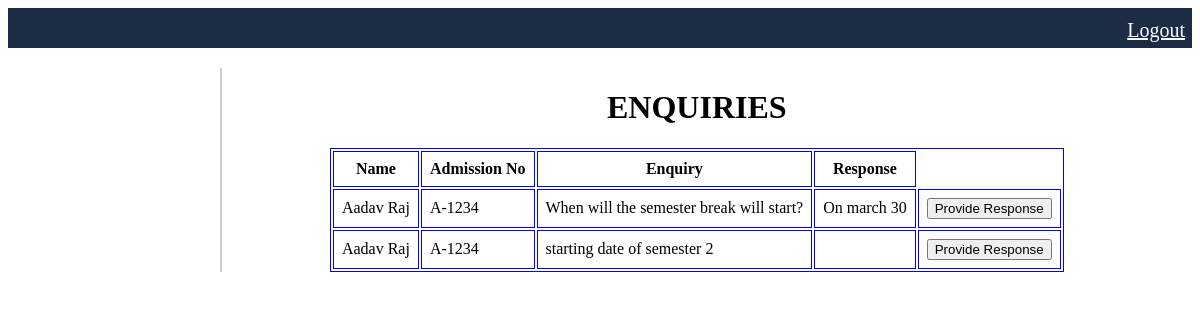
/HOD/departments/MATH.php (signed in), run on the app's committed database.
### tables this page shows
CREATE TABLE `tbl_math` (
  `id` int(10) NOT NULL,
  `name` varchar(50) NOT NULL,
  `adm_no` varchar(10) NOT NULL,
  `enquiry` varchar(100) NOT NULL,
  `answer` varchar(100) NOT NULL
);

### HOD/departments/MATH.php (the view, shortened to what this page needs)
<html>
<head>
</head>
<body>
    <nav>
    <a href="/miniproject/logout.php">Logout</a>
</nav>
<div class="container">
 <div class="profile-container">
</div>
<div class="table-container">
<?php
include "config.php";
$sql="SELECT * FROM tbl_math";
$result=mysqli_query($conn,$sql);
if(mysqli_num_rows($result)>0)
{
    echo "<h1>ENQUIRIES</h1>";
    echo "<table align='center' cellspacing='2' cellpadding='8' height='55%' border='1' bordercolor='blue'";
    echo "<tr>
    <th>Name</th>
    <th>Admission No</th>
    <th>Enquiry</th>
    <th>Response</th></tr>";
        while($row=mysqli_fetch_assoc($result)){
            echo "<tr>";
            echo "<td>".$row['name']."</td>";
            echo "<td>".$row['adm_no']."</td>";
            echo "<td>".$row['enquiry']."</td>";
            echo "<td>".$row['answer']."</td>";
            echo "<td>
                <a href='mathresponse.php?id=".$row['id']."'><button>Provide Response</button></a></td>";
            echo "</tr>";
        }
        echo "</table>";
}
?>
</div>
</div>
</body>
</html>

### HOD/departments/MATH.php (style rules this page uses)
nav { background-color: rgb(28, 44, 68); width: 100%; padding: 7px; box-sizing: border-box; text-align:right; top: 0; left: 0; height:40px; }
nav a { color: white; margin-left: 15px; font-size: 20px; line-height: 1.5; }
h1 { text-align:center; }
.container { display: flex; justify-content: space-between; padding: 20px; }
.table-container { flex: 2; }
.profile-container { border-right: 2px solid #ccc; padding-left: 20px; width:15%; }

### data on the page
tbl_math: name "Aadav Raj", adm_no "A-1234", enquiry "When will the semester break will start?", answer "On march 30"
tbl_math: name "Aadav Raj", adm_no "A-1234", enquiry "starting date of semester 2"
